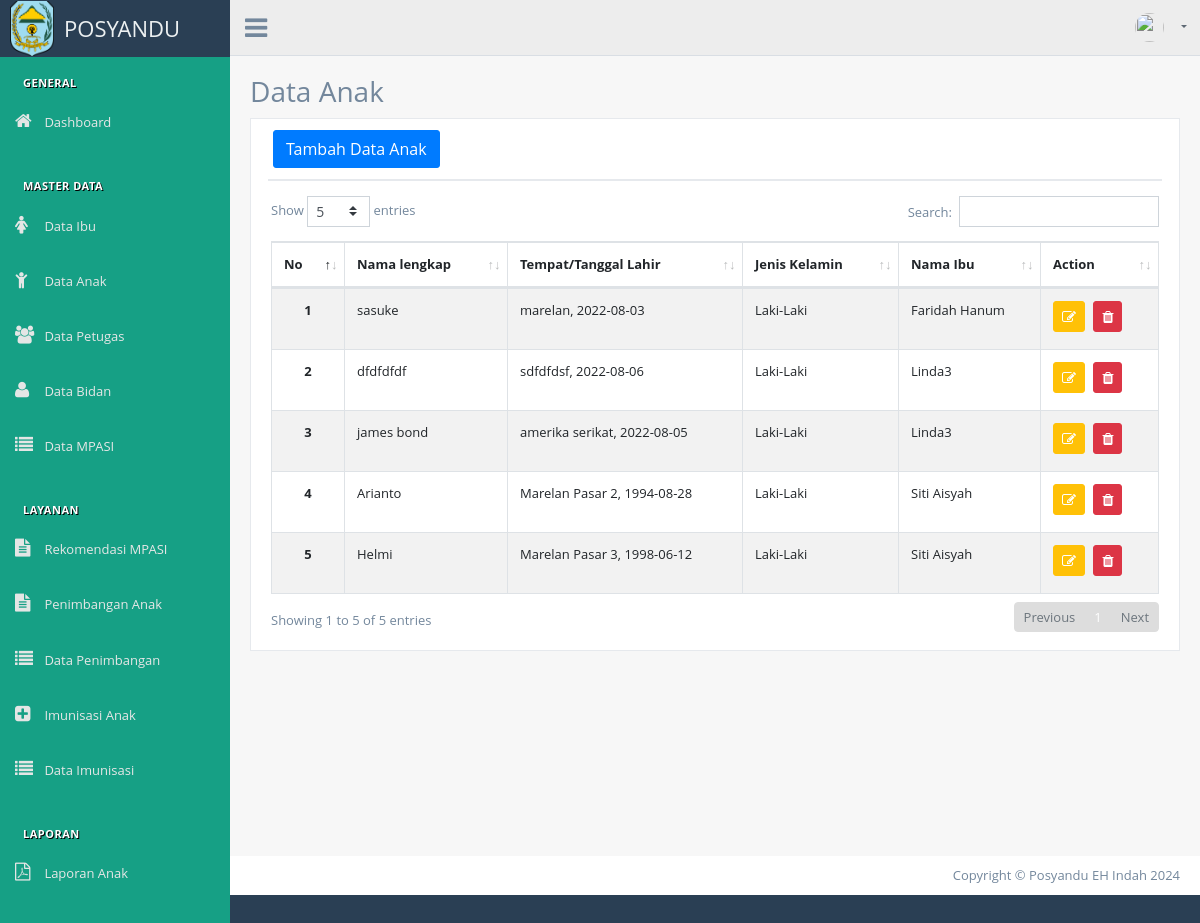
The app's page /index.php/anak with its own data.
### tables this page shows
CREATE TABLE `anak` (
  `id_anak` int(11) NOT NULL,
  `nik_anak` varchar(16) NOT NULL,
  `nama_anak` varchar(50) NOT NULL,
  `tempat_lahir` varchar(30) NOT NULL,
  `tgl_lahir` date NOT NULL,
  `jenis_kelamin` enum('Laki-Laki','Perempuan') NOT NULL,
  `ibu_id` int(11) NOT NULL
);

CREATE TABLE `ibu` (
  `id_ibu` int(11) NOT NULL,
  `nama_ibu` varchar(50) NOT NULL,
  `tempat_lahir` varchar(30) NOT NULL,
  `tgl_lahir` date NOT NULL,
  `gol_dar` varchar(2) NOT NULL,
  `pendidikan` varchar(200) NOT NULL,
  `pekerjaan` varchar(30) NOT NULL,
  `nama_suami` varchar(50) NOT NULL,
  `tempat_lahir_suami` varchar(30) NOT NULL,
  `tgl_lahir_suami` date NOT NULL,
  `pendidikan_suami` varchar(200) NOT NULL,
  `pekerjaan_suami` varchar(30) NOT NULL,
  `alamat` text NOT NULL,
  `kecamatan` varchar(30) NOT NULL,
  `kota` varchar(30) NOT NULL,
  `no_tlp` varchar(13) NOT NULL
);

### application/controllers/Anak.php (called while the page is built, shortened)
<?php
class Anak extends CI_Controller
{
    public function __construct()
    {
        $this->load->model('Anak_model');
        $this->load->model('Ibu_model');
    }
    public function index()
    {
        $data['title'] = 'Data Anak | Posyandu Desa Tanjung Tanah';
        $data['user'] = $this->db->get_where('user', ['username' => $this->session->userdata('username')])->row_array();
        $data['anak'] = $this->Anak_model->getDataAnak();
        $data['ibu'] = $this->Ibu_model->getDataIbu();
        $this->load->view('templates/header-datatables', $data);
        $this->load->view('templates/sidebar');
        $this->load->view('templates/topbar', $data);
        $this->load->view('anak/index', $data);
        $this->load->view('templates/footer-datatables');
    }
}

### index.php (called while the page is built, shortened)
<?php
require_once BASEPATH.'core/CodeIgniter.php';

### application/models/Anak_model.php (called while the page is built, shortened)
<?php
class Anak_model extends CI_Model
{
    public function getDataAnak()
    {
        $query = "SELECT anak.*, ibu.nama_ibu
                    From anak JOIN ibu
                    ON anak.ibu_id = ibu.id_ibu
                    ";
        return $this->db->query($query)->result_array();
    }
}

### application/views/anak/index.php (the view, shortened to what this page needs)
<div class="right_col" role="main">
    <div class="page-title">
        <div class="title_left">
            <h3>Data Anak</h3>
        </div>
    </div>
    <div class="clearfix"></div>
    <div class="row">
        <div class="col-md-12 col-sm-12 ">
            <div class="x_panel">
                <div class="x_title">
                    <button type="button" class="btn btn-primary" data-toggle="modal" data-target="#addDataAnakModal">Tambah Data Anak</button>
                </div>
                <div class="x_content">
                    <div class="row">
                        <div class="col-sm-12">
                            <div class="card-box table-responsive">
                                <table id="datatable" class="table table-striped table-bordered" style="width:100%">
                                    <thead>
                                        <tr>
                                            <th>No</th>
                                            <th>Nama lengkap</th>
                                            <th>Tempat/Tanggal Lahir</th>
                                            <th>Jenis Kelamin</th>
                                            <th>Nama Ibu</th>
                                            <th>Action</th>
                                        </tr>
                                    </thead>
                                    <tbody>
                                        <?php $i = 1; ?>
                                        <?php foreach ($anak as $n) : ?>
                                            <tr>
                                                <th scope="row">
                                                    <center><?= $i; ?></center>
                                                </th>
                                                <td><?= $n['nama_anak']; ?></td>
                                                <td><?= $n['tempat_lahir'] . ', ' . $n['tgl_lahir']; ?></td>
                                                <td><?= $n['jenis_kelamin']; ?></td>
                                                <td><?= $n['nama_ibu']; ?></td>
                                                <td>
                                                    <a href="<?= base_url(); ?>anak/editDataAnak/<?= $n['id_anak']; ?>" class="btn btn-warning btn-circle btn-sm">
                                                        <i class="fa fa-edit"></i>
                                                    </a>
                                                    <a data-toggle="tooltip" href="<?= base_url(''); ?>anak/deleteDataAnak/<?= $n['id_anak']; ?>" class="btn btn-danger btn-circle btn-sm tbl-hapus" title="Delete">
                                                        <i class="fa fa-trash"></i>
                                                    </a>
                                                </td>
                                            </tr>
                                            <?php $i++; ?>
                                        <?php endforeach; ?>
                                    </tbody>
                                </table>
                            </div>
                        </div>
                    </div>
                </div>
            </div>
        </div>
    </div>
</div>
</div>
</div>

### application/views/templates/header-datatables.php (shortened to what this page needs)
<!DOCTYPE html>
<html lang="en">
<head>
    <link href="<?= base_url('vendors/bootstrap/dist/css/bootstrap.min.css') ?>" rel="stylesheet">
    <link href="<?= base_url('vendors/font-awesome/css/font-awesome.min.css') ?>" rel="stylesheet">
    <link href="<?= base_url('vendors/nprogress/nprogress.css') ?>" rel="stylesheet">
    <link href="<?= base_url('vendors/iCheck/skins/flat/green.css') ?>" rel="stylesheet">
    <link href="<?= base_url('vendors/datatables/dataTables.bootstrap4.min.css') ?>" rel="stylesheet">
    <link href="<?= base_url('build/css/custom.min.css') ?>" rel="stylesheet">
</head>
<body class="nav-md">
    <div class="container body">
        <div class="main_container">

### application/views/templates/sidebar.php (shortened to what this page needs)
<div class="col-md-3 left_col sidebar_fixed">
    <div class="left_col scroll-view">
    <div class="navbar nav_title" style="border: 0;">
            <a class="site_title" style="display: flex; align-items: center;">
                <img src="<?= base_url('vendors/kab_kerinci.png'); ?>" width="20%" style="margin-right: 10px;">
                <span>POSYANDU</span>
            </a>
        </div>
        <br />
        <div id="sidebar-menu" class="main_menu_side hidden-print main_menu">
            <div class="menu_section">
                <h3>General</h3>
                <ul class="nav side-menu">
                    <li><a href="<?= base_url('dashboard/petugas') ?>"><i class="fa fa-home"></i> Dashboard</a>
                    </li>
                </ul>
            </div>
            <div class="menu_section">
                <h3>Master Data</h3>
                <ul class="nav side-menu">
                    <li><a href="<?= base_url('ibu') ?>"><i class="fa fa-female"></i> Data Ibu</a>
                    </li>
                </ul>
                <ul class="nav side-menu">
                    <li><a href="<?= base_url('anak') ?>"><i class="fa fa-child"></i> Data Anak</a>
                    </li>
                </ul>
                <ul class="nav side-menu">
                    <li><a href="<?= base_url('petugas') ?>"><i class="fa fa-users"></i> Data Petugas</a>
                    </li>
                </ul>
                <ul class="nav side-menu">
                    <li><a href="<?= base_url('bidan') ?>"><i class="fa fa-user"></i> Data Bidan</a>
                    </li>
                </ul>
                <ul class="nav side-menu">
                    <li><a href="<?= base_url('mpasi')?>"><i class="fa fa-list"></i> Data MPASI</a>
                    </li>
                </ul>
            </div>
            <div class="menu_section">
                <h3>Layanan</h3>
                <ul class="nav side-menu">
                    <li><a href="<?= base_url('mpasi/indexRekomendasi') ?>"><i class="fa fa-file-text"></i> Rekomendasi MPASI</a>
                    </li>
                </ul>
                <ul class="nav side-menu">
                    <li><a href="<?= base_url('penimbangan_anak/index') ?>"><i class="fa fa-file-text"></i> Penimbangan Anak</a>
                    </li>
                </ul>
                <ul class="nav side-menu">
                    <li><a href="<?= base_url('penimbangan_anak/data_penimbangan') ?>"><i class="fa fa-list"></i> Data Penimbangan</a>
                    </li>
                </ul>
                <ul class="nav side-menu">
                    <li><a href="<?= base_url('imunisasi_anak/index') ?>"><i class="fa fa-plus-square"></i> Imunisasi Anak</a>
                    </li>
                </ul>
                <ul class="nav side-menu">
                    <li><a href="<?= base_url('imunisasi_anak/data_imunisasi') ?>"><i class="fa fa-list"></i> Data Imunisasi</a>
                    </li>
                </ul>
            </div>
            <div class="menu_section">
                <h3>Laporan</h3>
                <ul class="nav side-menu">
                    <li><a href="<?= base_url('laporan_anak/index') ?>"><i class="fa fa-file-pdf-o"></i> Laporan Anak</a>
                    </li>
                </ul>
            </div>
        </div>
    </div>
</div>

### application/views/templates/topbar.php (shortened to what this page needs)
<div class="top_nav">
    <div class="nav_menu">
        <div class="nav toggle">
            <a id="menu_toggle"><i class="fa fa-bars"></i></a>
        </div>
        <nav class="nav navbar-nav">
            <ul class=" navbar-right">
                <li class="nav-item dropdown open" style="padding-left: 15px;">
                    <a href="javascript:;" class="user-profile dropdown-toggle" aria-haspopup="true" id="navbarDropdown" data-toggle="dropdown" aria-expanded="false">
                        <img src="<?= base_url('build/img/profile/') . $user['image']; ?>" alt=""><?= $user['name']; ?>
                    </a>
                </li>
            </ul>
        </nav>
    </div>
</div>

### application/views/templates/footer-datatables.php (shortened to what this page needs)
<footer>
	<div class="pull-right">
		<span>Copyright &copy; Posyandu EH Indah <?= date('Y'); ?></span>
	</div>
	<div class="clearfix"></div>
</footer>
</body>
</html>

### records on screen
anak: nama_anak "sasuke", tempat_lahir "marelan", tgl_lahir "2022-08-03", jenis_kelamin "Laki-Laki", ibu.nama_ibu "Faridah Hanum"
anak: nama_anak "dfdfdfdf", tempat_lahir "sdfdfdsf", tgl_lahir "2022-08-06", jenis_kelamin "Laki-Laki", ibu.nama_ibu "Linda3"
anak: nama_anak "james bond", tempat_lahir "amerika serikat", tgl_lahir "2022-08-05", jenis_kelamin "Laki-Laki", ibu.nama_ibu "Linda3"
anak: nama_anak "Arianto", tempat_lahir "Marelan Pasar 2", tgl_lahir "1994-08-28", jenis_kelamin "Laki-Laki", ibu.nama_ibu "Siti Aisyah"
anak: nama_anak "Helmi", tempat_lahir "Marelan Pasar 3", tgl_lahir "1998-06-12", jenis_kelamin "Laki-Laki", ibu.nama_ibu "Siti Aisyah"
